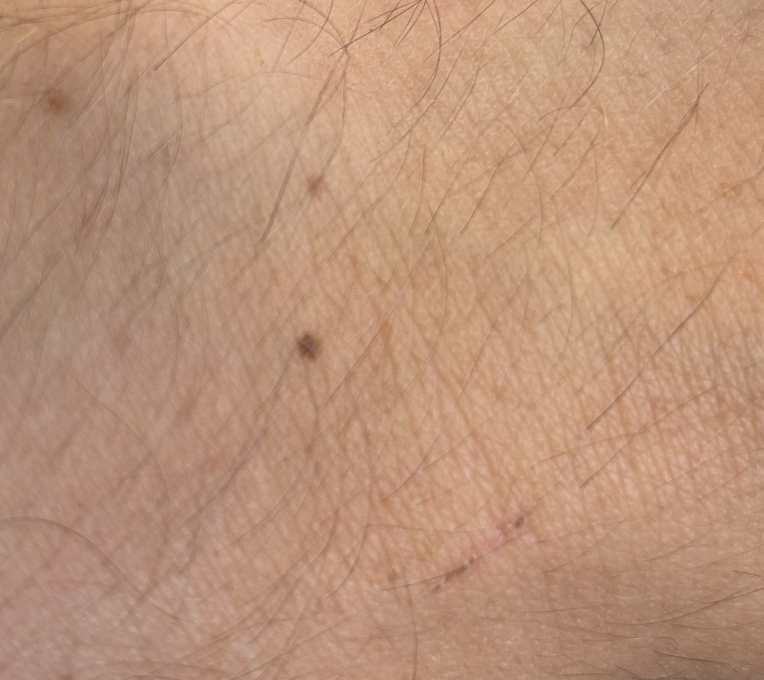
#> input picture src/dermapred/examples/example_image.jpg, 1528 x 1360 px (shown at 1/2 size)
$ python create_favicon.py ../src/dermapred/examples/example_image.jpg out.png
#> lines starting #> are read from the running program, lines starting #| are printed output that depends on the picture
"""Create a multi-resolution favicon from a raster image.

Examples:
    Create an ICO containing the default favicon sizes::

        uv run python scripts/create_favicon.py input.png favicon.ico

    Select specific sizes using a comma-separated list::

        uv run python scripts/create_favicon.py --sizes 16,32,48 input.png favicon.ico

For this project:
    Run the following:
        uv run python scripts/create_favicon.py \
            --sizes 16,32,48 \
            docs/assets/logo/dermapred-logo-small.png \
            docs/assets/logo/favicon.ico
"""

from __future__ import annotations

import argparse
import sys
from collections.abc import Sequence
from pathlib import Path

from PIL import Image, ImageOps, UnidentifiedImageError

DEFAULT_SIZES = (16, 32, 48, 64, 128, 256)
MAX_ICO_SIZE = 256


def create_favicon(
    input_path: str | Path,
    output_path: str | Path,
    sizes: Sequence[int] = DEFAULT_SIZES,
) -> None:
    """Create a square, transparent ICO file containing the requested sizes.

    The input image is resized without changing its aspect ratio and centred on
    a transparent square canvas.

    Args:
        input_path: Raster image used as the favicon source.
        output_path: Destination ICO file.
        sizes: Square icon widths, in pixels. ICO supports sizes up to 256.

    Raises:
        FileNotFoundError: If the input file or output directory does not exist.
        ValueError: If no valid sizes are provided or both paths identify the
            same file.
        OSError: If Pillow cannot read the input or write the favicon.
    """
#> called with sizes = (16, 32, 48, 64, 128, 256)
    source_path = Path(input_path).expanduser()
    destination_path = Path(output_path).expanduser()
    icon_sizes = _normalise_sizes(sizes)

    if not source_path.is_file():
        raise FileNotFoundError(f"Input image does not exist: {source_path}")
    if not destination_path.parent.is_dir():
        raise FileNotFoundError(f"Output directory does not exist: {destination_path.parent}")
    if source_path.resolve() == destination_path.resolve():
        raise ValueError("Input and output paths must be different")

    largest_size = max(icon_sizes)

    with Image.open(source_path) as image:
        # Honour camera orientation metadata before discarding image metadata.
#> image is the input picture: PIL image 1528x1360 RGB; mean R, G, B 187.9, 147.6, 121.9
        source_image = ImageOps.exif_transpose(image).convert("RGBA")
        source_image = ImageOps.contain(
            source_image,
            (largest_size, largest_size),
            method=Image.Resampling.LANCZOS,
        )
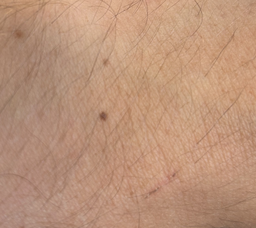
#> source_image: PIL image 256x228 RGBA; mean R, G, B, A 187.9, 147.6, 121.9, 255

    favicon = Image.new(
        "RGBA",
        (largest_size, largest_size),
        color=(0, 0, 0, 0),
    )
#> favicon: PIL image 256x256 RGBA; every value is 0
    position = (
        (largest_size - source_image.width) // 2,
        (largest_size - source_image.height) // 2,
    )
#> position = (0, 14)
    favicon.alpha_composite(source_image, dest=position)
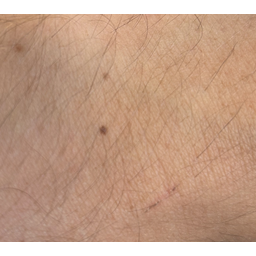
#> favicon: PIL image 256x256 RGBA; mean R, G, B, A 167.4, 131.5, 108.6, 227.1; transparent parts drawn white
    favicon.save(
        destination_path,
        format="ICO",
        sizes=[(size, size) for size in icon_sizes],
    )


def _normalise_sizes(sizes: Sequence[int]) -> tuple[int, ...]:
    """Validate, sort, and deduplicate ICO dimensions."""
    if not sizes:
        raise ValueError("At least one favicon size must be provided")

    invalid_sizes = [size for size in sizes if size < 1 or size > MAX_ICO_SIZE]
    if invalid_sizes:
        invalid_values = ", ".join(str(size) for size in invalid_sizes)
        raise ValueError(
            f"Favicon sizes must be between 1 and {MAX_ICO_SIZE} pixels; received: {invalid_values}"
        )

    return tuple(sorted(set(sizes)))


def _parse_sizes(value: str) -> tuple[int, ...]:
    """Parse a comma-separated list of dimensions for argparse."""
    try:
        sizes = tuple(int(item.strip()) for item in value.split(","))
        return _normalise_sizes(sizes)
    except ValueError as error:
        raise argparse.ArgumentTypeError(str(error)) from error


def _parse_args(arguments: Sequence[str] | None = None) -> argparse.Namespace:
    """Parse command-line arguments."""
    parser = argparse.ArgumentParser(
        description=("Create a transparent, multi-resolution ICO favicon from a raster image.")
    )
    parser.add_argument("input", type=Path, help="source image")
    parser.add_argument("output", type=Path, help="destination .ico file")
    parser.add_argument(
        "--sizes",
        type=_parse_sizes,
        default=DEFAULT_SIZES,
        metavar="PX,...",
        help="comma-separated square icon sizes (default: 16,32,48,64,128,256)",
    )
    return parser.parse_args(arguments)


def main(arguments: Sequence[str] | None = None) -> int:
    """Run the favicon command-line interface."""
    args = _parse_args(arguments)

    try:
        create_favicon(args.input, args.output, args.sizes)
    except (FileNotFoundError, UnidentifiedImageError, OSError, ValueError) as error:
        print(f"Error: {error}", file=sys.stderr)
        return 1

    print(f"Created favicon: {args.output}")
    return 0


if __name__ == "__main__":
    raise SystemExit(main())
#> (the program exits here)
